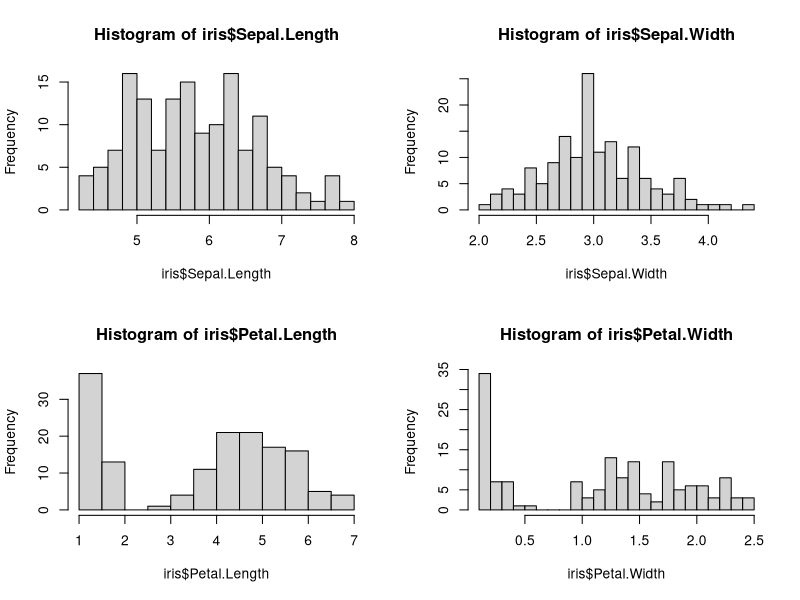
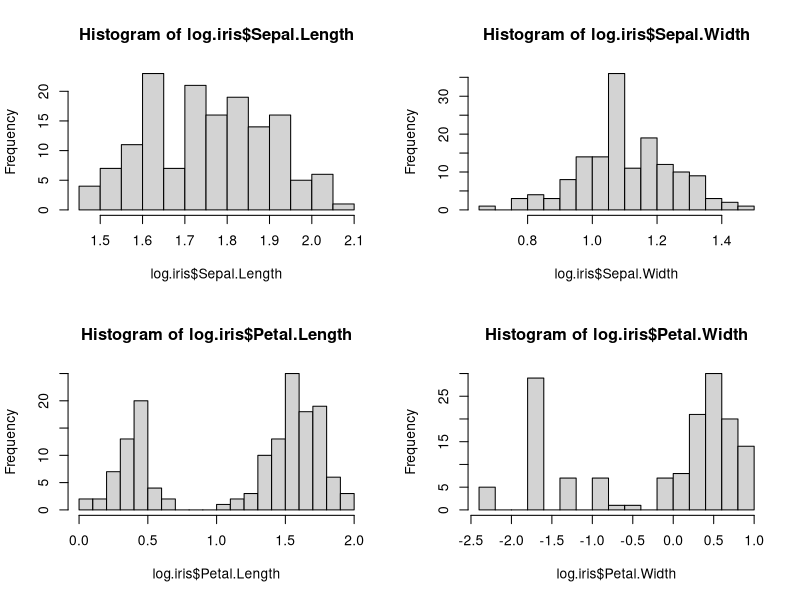
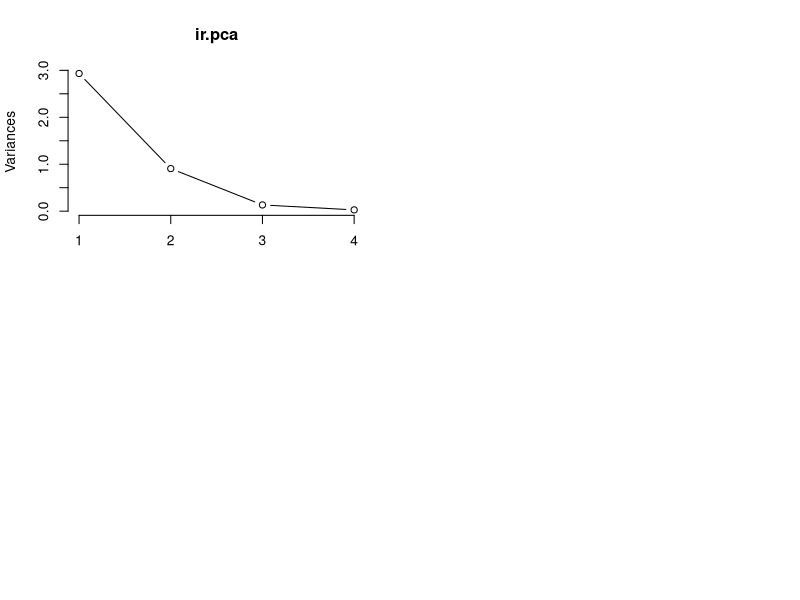

Write the R code that produced these figures, in order.
data(iris)
head(iris)
par(mfrow = c(2, 2))
hist(iris$Sepal.Length, breaks = 20)
hist(iris$Sepal.Width, breaks = 20)
hist(iris$Petal.Length, breaks = 20)
hist(iris$Petal.Width, breaks = 20)

log.iris <- log(iris[, 1:4])
iris.species <- iris[, 5]
par(mfrow = c(2, 2))
hist(log.iris$Sepal.Length, breaks = 20)
hist(log.iris$Sepal.Width, breaks = 20)
hist(log.iris$Petal.Length, breaks = 20)
hist(log.iris$Petal.Width, breaks = 20)

ir.pca <- prcomp(log.iris, center = TRUE, scale = TRUE)
print(ir.pca)

plot(ir.pca, type = 'l')

summary(ir.pca)


iris.mat <- as.matrix(log.iris)
cov.mat <- cor(iris.mat)
eigen(cov.mat)


